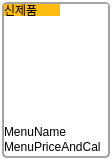
<?xml version="1.0" encoding="UTF-8"?>
<ui version="4.0">
 <class>Carusel</class>
 <widget class="QWidget" name="Carusel">
  <property name="geometry">
   <rect>
    <x>0</x>
    <y>0</y>
    <width>112</width>
    <height>160</height>
   </rect>
  </property>
  <property name="minimumSize">
   <size>
    <width>112</width>
    <height>0</height>
   </size>
  </property>
  <property name="maximumSize">
   <size>
    <width>112</width>
    <height>16777215</height>
   </size>
  </property>
  <property name="windowTitle">
   <string>Form</string>
  </property>
  <property name="styleSheet">
   <string notr="true">#label_info{
	background-color:#ffbc0d;
}
QWidget{
	background-color:#ffffff;
}

#frame_4 {
	font: 7pt;
	border-style: solid;
	border-color: #a3a3a3;
	border-width: 2px;
	border-radius: 5px;
}</string>
  </property>
  <layout class="QVBoxLayout" name="verticalLayout_2">
   <property name="spacing">
    <number>0</number>
   </property>
   <property name="leftMargin">
    <number>2</number>
   </property>
   <property name="topMargin">
    <number>2</number>
   </property>
   <property name="rightMargin">
    <number>2</number>
   </property>
   <property name="bottomMargin">
    <number>2</number>
   </property>
   <item>
    <widget class="QFrame" name="frame_4">
     <layout class="QVBoxLayout" name="verticalLayout">
      <property name="spacing">
       <number>0</number>
      </property>
      <property name="leftMargin">
       <number>0</number>
      </property>
      <property name="topMargin">
       <number>0</number>
      </property>
      <property name="rightMargin">
       <number>0</number>
      </property>
      <property name="bottomMargin">
       <number>0</number>
      </property>
      <item>
       <widget class="QWidget" name="widget" native="true">
        <property name="minimumSize">
         <size>
          <width>0</width>
          <height>20</height>
         </size>
        </property>
        <property name="maximumSize">
         <size>
          <width>16777215</width>
          <height>20</height>
         </size>
        </property>
        <widget class="QLabel" name="label_info">
         <property name="geometry">
          <rect>
           <x>0</x>
           <y>0</y>
           <width>56</width>
           <height>12</height>
          </rect>
         </property>
         <property name="text">
          <string>신제품</string>
         </property>
        </widget>
       </widget>
      </item>
      <item>
       <widget class="QWidget" name="widget_2" native="true">
        <property name="minimumSize">
         <size>
          <width>0</width>
          <height>100</height>
         </size>
        </property>
        <property name="maximumSize">
         <size>
          <width>16777215</width>
          <height>100</height>
         </size>
        </property>
        <property name="layoutDirection">
         <enum>Qt::LeftToRight</enum>
        </property>
        <layout class="QHBoxLayout" name="horizontalLayout">
         <property name="spacing">
          <number>0</number>
         </property>
         <property name="leftMargin">
          <number>0</number>
         </property>
         <property name="topMargin">
          <number>0</number>
         </property>
         <property name="rightMargin">
          <number>0</number>
         </property>
         <property name="bottomMargin">
          <number>0</number>
         </property>
         <item>
          <widget class="QLabel" name="item_img">
           <property name="minimumSize">
            <size>
             <width>80</width>
             <height>80</height>
            </size>
           </property>
           <property name="maximumSize">
            <size>
             <width>80</width>
             <height>80</height>
            </size>
           </property>
           <property name="text">
            <string/>
           </property>
           <property name="scaledContents">
            <bool>true</bool>
           </property>
           <property name="alignment">
            <set>Qt::AlignCenter</set>
           </property>
          </widget>
         </item>
        </layout>
       </widget>
      </item>
      <item>
       <widget class="QWidget" name="widget_3" native="true">
        <property name="minimumSize">
         <size>
          <width>0</width>
          <height>30</height>
         </size>
        </property>
        <property name="maximumSize">
         <size>
          <width>16777215</width>
          <height>30</height>
         </size>
        </property>
        <layout class="QVBoxLayout" name="verticalLayout_3">
         <property name="spacing">
          <number>0</number>
         </property>
         <property name="leftMargin">
          <number>0</number>
         </property>
         <property name="topMargin">
          <number>0</number>
         </property>
         <property name="rightMargin">
          <number>0</number>
         </property>
         <property name="bottomMargin">
          <number>0</number>
         </property>
         <item>
          <widget class="QLabel" name="menu_name">
           <property name="text">
            <string>MenuName</string>
           </property>
          </widget>
         </item>
         <item>
          <widget class="QLabel" name="menu_price_cal">
           <property name="text">
            <string>MenuPriceAndCal</string>
           </property>
          </widget>
         </item>
        </layout>
       </widget>
      </item>
     </layout>
    </widget>
   </item>
  </layout>
 </widget>
 <resources/>
 <connections/>
</ui>
